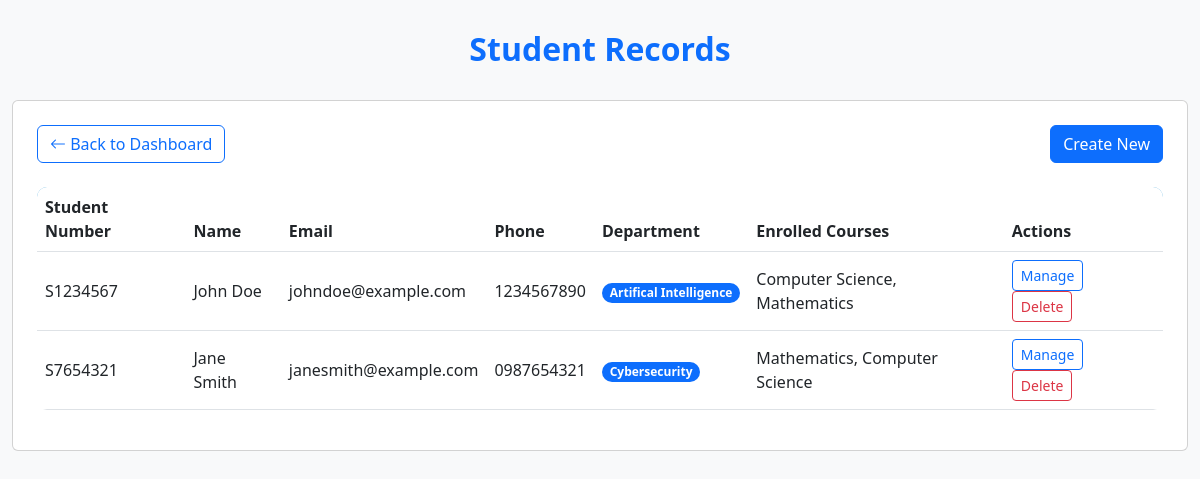
The page /read_student.php (signed in) on the database its author committed.
### tables this page shows
CREATE TABLE IF NOT EXISTS `students` (
  `student_id` int(11) NOT NULL AUTO_INCREMENT,
  `user_id` int(11) NOT NULL,
  `name` varchar(100) NOT NULL,
  `email` varchar(100) NOT NULL,
  `phone` varchar(15) NOT NULL,
  `student_number` varchar(8) NOT NULL,
  `class_id` int(11) DEFAULT NULL,
  `department_id` int(11) NOT NULL,
  PRIMARY KEY (`student_id`),
  UNIQUE KEY `email` (`email`),
  UNIQUE KEY `index_number` (`student_number`),
  KEY `user_id` (`user_id`),
  KEY `class_id` (`class_id`),
  KEY `students_ibfk_3` (`department_id`)
);

CREATE TABLE IF NOT EXISTS `department` (
  `department_id` int(11) NOT NULL AUTO_INCREMENT,
  `name` varchar(100) NOT NULL,
  PRIMARY KEY (`department_id`)
);

### security.php (called while the page is built, shortened)
<?php
function isAdmin() {
    return isset($_SESSION['role']) && $_SESSION['role'] === 'admin';
}

### read_student.php (the view, shortened to what this page needs)
<?php
require_once 'db_connect.php';
require_once 'security.php';
$isAdmin = isAdmin();
if ($isAdmin) {
    $students = $conn->query("
        SELECT students.*,
        department.name AS department_name,
        GROUP_CONCAT(courses.course_name SEPARATOR ', ') AS enrolled_courses
        FROM students
        JOIN department ON students.department_id = department.department_id
        LEFT JOIN student_courses ON students.student_id = student_courses.student_id
        LEFT JOIN courses ON student_courses.course_id = courses.course_id
        GROUP BY students.student_id
    ");
}
?>
<!DOCTYPE html>
<html lang="en">
<head>
    <link href="https://cdn.jsdelivr.net/npm/bootstrap@5.3.0/dist/css/bootstrap.min.css" rel="stylesheet">
</head>
<body class="bg-light">
    <div class="container">
        <div class="row justify-content-center mb-4">
            <div class="col-auto">
                <h2 class="text-primary text-center display-7 fw-bold">Student Records</h2>
            </div>
        </div>
        <div class="card p-4">
            <div class="header-container mb-4">
                <a href="dashboard.php" class="btn btn-outline-primary">
                    <i class="bi bi-arrow-left"></i> Back to Dashboard
                </a>
                <div>
                    <?php if ($isAdmin): ?>
                        <a href="create_student.php" class="btn btn-primary">Create New</a>
                    <?php endif; ?>
                </div>
            </div>
            <div class="table-responsive">
                <table class="table table-hover align-middle">
                    <thead>
                        <tr>
                            <th>Student Number</th>
                            <th>Name</th>
                            <th>Email</th>
                            <th>Phone</th>
                            <th>Department</th>
                            <th>Enrolled Courses</th>
                            <?php if ($isAdmin): ?>
                                <th>Actions</th>
                            <?php endif; ?>
                        </tr>
                    </thead>
                    <tbody>
                        <?php while($student = $students->fetch_assoc()): ?>
                        <tr>
                            <td><?= htmlspecialchars($student['student_number']) ?></td>
                            <td><?= htmlspecialchars($student['name']) ?></td>
                            <td><?= htmlspecialchars($student['email']) ?></td>
                            <td><?= htmlspecialchars($student['phone']) ?></td>
                            <td>
                                <span class="badge bg-primary">
                                    <?= htmlspecialchars($student['department_name']) ?>
                                </span>
                            </td>
                            <td class="course-list">
                                <?= $student['enrolled_courses']
                                    ? htmlspecialchars($student['enrolled_courses'])
                                    : '<span class="text-muted">No courses assigned</span>' ?>
                            </td>
                            <?php if ($isAdmin): ?>
                            <td>
                                <a href="update_student.php?id=<?= $student['student_id'] ?>"
                                   class="btn btn-sm btn-outline-primary me-2">Manage</a>
                                <form method="POST" action="delete_student.php" class="d-inline">
                                    <button type="submit" class="btn btn-sm btn-outline-danger"
                                        onclick="return confirm('Are you sure?')">Delete</button>
                                </form>
                            </td>
                            <?php endif; ?>
                        </tr>
                        <?php endwhile; ?>
                    </tbody>
                </table>
            </div>
        </div>
    </div>
    <link rel="stylesheet" href="https://cdn.jsdelivr.net/npm/bootstrap-icons@1.11.0/font/bootstrap-icons.css">
</body>
</html>

### read_student.php (style rules this page uses)
.container { max-width: 1200px; margin-top: 30px; }
.table { border-radius: 10px; overflow: hidden; }
.table thead { background-color: #4da8da; color: white; }
.badge { border-radius: 10px; }
.course-list { max-width: 300px; white-space: normal; }
.header-container { display: flex; justify-content: space-between; align-items: center; }

### rows shown on the page
students: student_number "S1234567", name "John Doe", email "johndoe@example.com", phone "1234567890", department.name "Artifical Intelligence", enrolled_courses "Computer Science, Mathematics"
students: student_number "S7654321", name "Jane Smith", email "janesmith@example.com", phone "0987654321", department.name "Cybersecurity", enrolled_courses "Mathematics, Computer Science"
